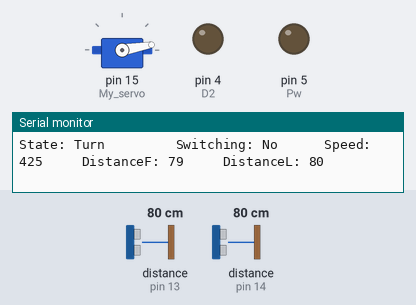
Recording of a sketch running on a simulated Arduino Uno, built with avr-gcc and run on an emulated ATmega328P. On the bench: servo, output pins drawn as LEDs (lit = HIGH), the last lines printed to the serial monitor. Wiring (inferred from the names in the program): 2 × ultrasonic range finder: trigger pin 2, echo pin 13 / trigger pin 12, echo pin 14. Inputs (shaded band) come from the test bench; at power-on: distance to the obstacle (sensors on pin 14, pin 13) 80 cm. The echo pulse lasts 58.3 µs per cm; pins used as bus, display or sensor lines are not drawn.

Above: at 6.4 s.
6.5 s: distance to the obstacle (sensor on pin 14) set to 15 cm
14.7 s: distance to the obstacle (sensor on pin 14) set to 12 cm
At 18.2 s:
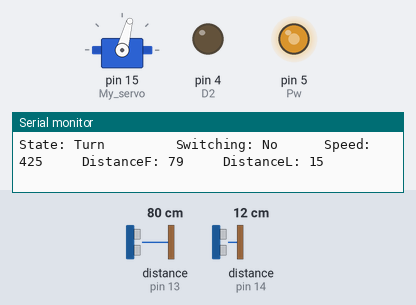
18.9 s: distance to the obstacle (sensor on pin 13) set to 4 cm
23.1 s: distance to the obstacle (sensor on pin 13) set to 2 cm
At 24.1 s:
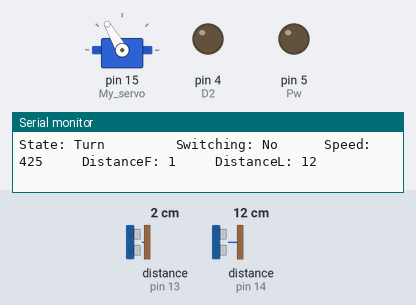
28.6 s: distance to the obstacle (sensor on pin 13) set to 9 cm
At 29.9 s:
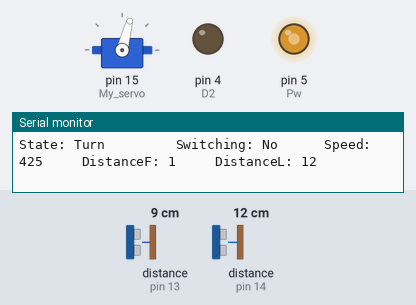
32.8 s: distance to the obstacle (sensor on pin 14) set to 18 cm
At 34.6 s:
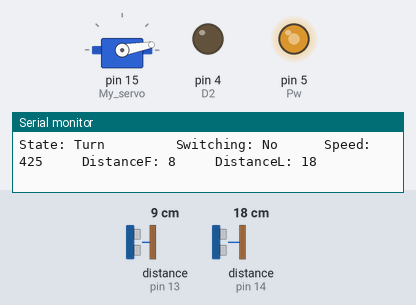
Timing chart, 0 to 38.1 s (numbered marks = the images above; inputs shaded):
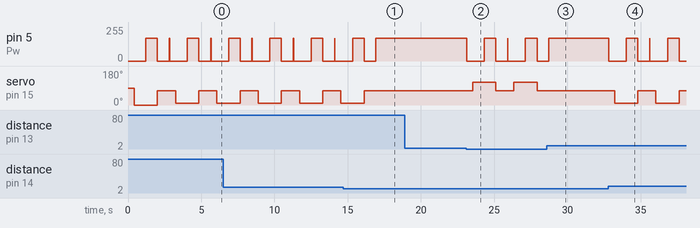

The sketch:

no_find_wall.ino
```cpp
#include <Servo.h>

typedef enum EngineState{
  turn,
};
EngineState EState;

#define triggerL 12
#define echoL 14
#define triggerF 2
#define echoF 13
#define D1 0
#define D2 4
#define Pw 5
#define buttonPin 10


int vardeminimum = 10;
int vardemitten = 75; //70
int vardemaximum = 120;
int TurnSpeed = 684;
int turnDelay = 790;
int StartSleep = 2500;
int distanceL;
int distanceF;
int SweetSpotL = 13; //sätt detta till det testade värdet
int SweetSpotFHigh = 10; //sätt detta till längden från sensorn till däcken +2
int SweetSpotFLow = 2; //sätt detta till längden från sensorn till däcken -2
int buttonState = 0;
int MAXSPEED = 500;
int Minimum = 380;
int backing;
bool isInFront = false;
bool hasTurnedRight = false;
int backingDistance = 10;// distancen den behöver för att backa
int Speed = Minimum;
int degree;
bool GoingForwards;
int Acc = 10;
int amountStop = 0;
int amountNow = 3; // får inte vara lika med måste vara mindre
int amountSee = 4; //denhär
String GoingToWall;
int AccB = 50;
bool Isconnected = false;
int driveSpeed = 425;
String lfw2;
String lfw = "Looking for wall";
String lfww = "Found wall";
String theway;
bool llol = false;

Servo My_servo;

void setup() {
  My_servo.attach(15);
  Serial.begin(9600);
  pinMode(Pw, OUTPUT);
  pinMode(D1, OUTPUT);
  pinMode(D2, OUTPUT);
  pinMode(triggerL, OUTPUT);
  pinMode(echoL, INPUT);
  pinMode(triggerF, OUTPUT);
  pinMode(echoF, INPUT);
  pinMode(buttonPin, INPUT);
  digitalWrite(D1, HIGH);
  digitalWrite(D2, LOW);
}

void loop() {
  switch (EState) {
    case turn:
      Serial.println(String(GoingToWall)+String("State: Turn         ")+String("Switching: No      ")+String("Speed: ")+Speed+String("     DistanceF: ")+distanceF+String("     DistanceL: ")+distanceL);
      analogWrite(Pw, 0);
      delay(400);
      My_servo.write(degree);
      delay(800);
      Speed = TurnSpeed;
      analogWrite(Pw, Speed);
      delay(turnDelay);
      analogWrite(Pw, 0);
      My_servo.write(vardemitten);
      delay(800);
      hasTurnedRight = true;
      Speed = driveSpeed;
      analogWrite(Pw, Speed);
      CheckDistance1();
    break;
  }
}

void UseDistance(){
  if(distanceL > SweetSpotL){
    degree = vardeminimum;
    EState = turn;
  } else if (distanceF < SweetSpotFLow){
    degree = vardemaximum;
    EState = turn;
  } else {
    CheckDistance1();
  }
}

void CheckDistance1(){
  long durationF;
  digitalWrite(triggerF, LOW);
  delayMicroseconds(2);
  digitalWrite(triggerF, HIGH);
  delayMicroseconds(10);
  digitalWrite(triggerF, LOW);
  durationF = pulseIn(echoF, HIGH);
  distanceF = (durationF/2) / 29.1;
  CheckDistance2();
}

void CheckDistance2(){
  long durationL;
  digitalWrite(triggerL, LOW);
  delayMicroseconds(2);
  digitalWrite(triggerL, HIGH);
  delayMicroseconds(10);
  digitalWrite(triggerL, LOW);
  durationL = pulseIn(echoL, HIGH);
  distanceL = (durationL/2) / 29.1;
  UseDistance();
}
```

Measured:
- the behaviour switches between 14 and 13 cm on distance to the obstacle (sensor on pin 14) (found by bisection; images 0 and 1)
- the behaviour switches between 3 and 2 cm on distance to the obstacle (sensor on pin 13) (found by bisection; images 1 and 2)
- after the input at 14.7 s, servo on pin 15 (My_servo): goes on until 16.1 s, then stays 75°
- after the input at 18.9 s, every drawn part: stays the same
- after the input at 23.1 s, pin 5 (Pw): goes 0/255 1.2 s, 172/255 0.79 s, 0/255 2.0 s, 172/255 0.79 s, then 0/255, starting at once; servo on pin 15 (My_servo): alternates 120° for 1.6 s and 75° for 1.2 s, starting after 0.43 s
- after the input at 28.6 s, servo on pin 15 (My_servo): stays 75° (without the input it goes to 120° after 0.56 s)
- after the input at 32.8 s, pin 5 (Pw): goes 0/255 1.2 s, 172/255 0.79 s, 0/255 2.0 s, 172/255 0.79 s, then 0/255, starting at once; servo on pin 15 (My_servo): alternates 75° for 1.2 s and 10° for 1.6 s, starting after 0.43 s
- by itself, pin 5 (Pw): repeats every 2.8 s: 0/255 0.80 s, 169/255 0.03 s, 0/255 1.2 s, 172/255 0.79 s
- by itself, servo on pin 15 (My_servo): alternates 75° for 1.2 s and 10° for 1.6 s
